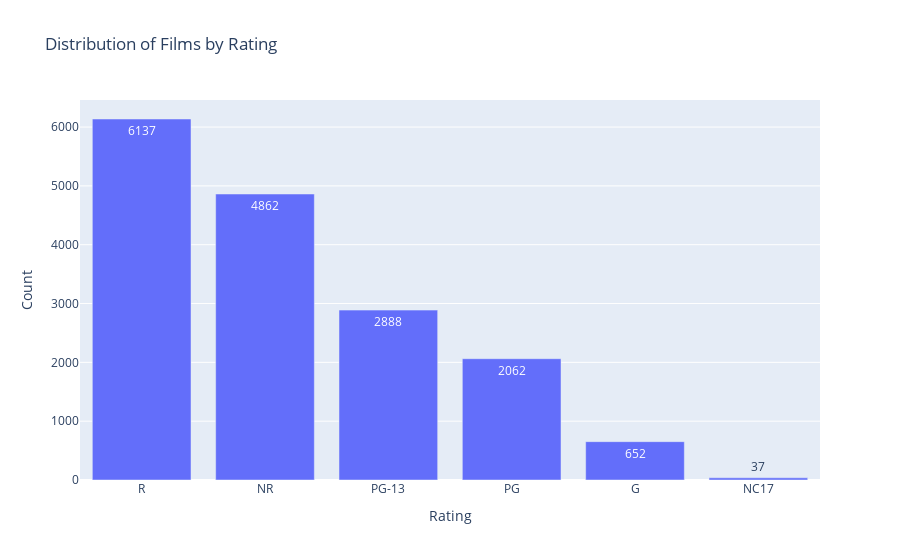

The cell this chart's notebook holds for it:
### Code cell
distribution_of_films(df, "rating")

### Figure 1 — Plotly figure (JSON) as saved in the notebook; plotly's stock layout.template omitted (floating-point values rounded to 4 significant figures)
{"data": [{"alignmentgroup": "True", "hovertemplate": "Rating=%{x}<br>Count=%{y}<extra></extra>", "legendgroup": "", "marker": {"color": "#636efa", "pattern": {"shape": ""}}, "name": "", "offsetgroup": "", "orientation": "v", "showlegend": false, "textposition": "auto", "texttemplate": "%{y}", "type": "bar", "x": ["R", "NR", "PG-13", "PG", "G", "NC17"], "xaxis": "x", "y": [6137, 4862, 2888, 2062, 652, 37], "yaxis": "y"}], "layout": {"barmode": "relative", "legend": {"tracegroupgap": 0}, "title": {"text": "Distribution of Films by Rating"}, "xaxis": {"anchor": "y", "domain": [0, 1], "title": {"text": "Rating"}}, "yaxis": {"anchor": "x", "domain": [0, 1], "title": {"text": "Count"}}}}
